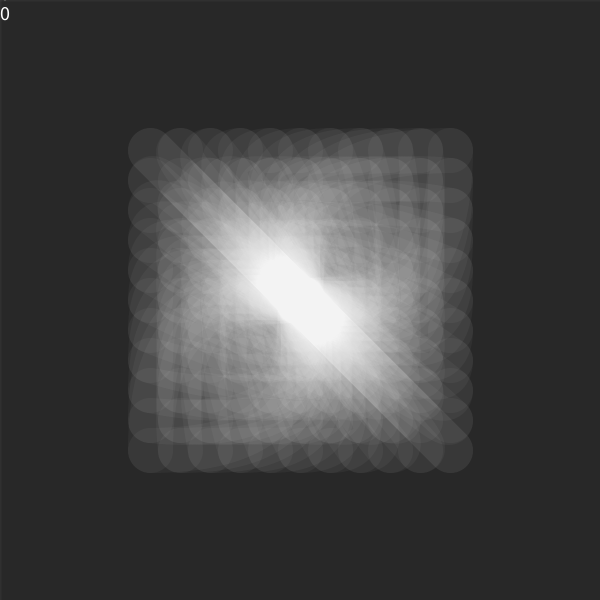
Frame 1 (no input)
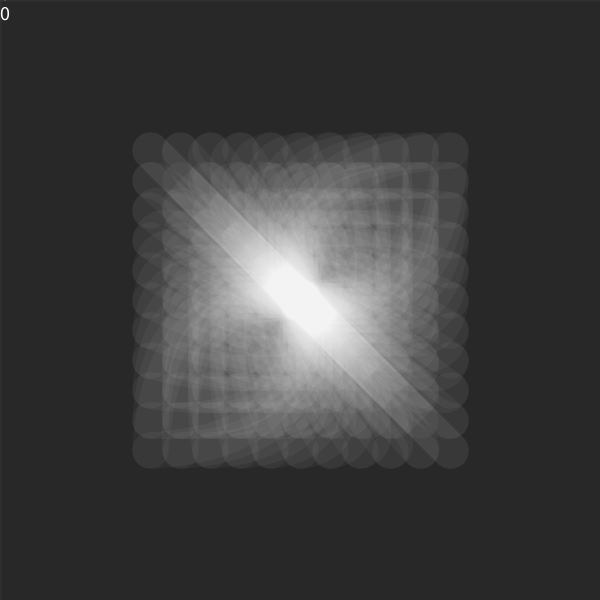
Frame 60 (the mouse pressed at the canvas centre just before this capture)
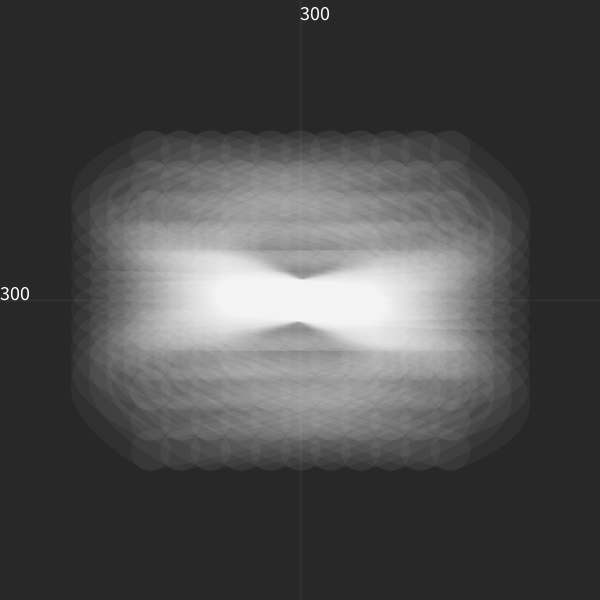
Frame 120 (the mouse held since frame 60 and released just before this capture)

The Processing sketch that drew these frames (run headless with seeded random() and noise(); from frame 60 on, the mouse is pressed at the canvas centre):

// Processing sketch: BezierSquare
// ── BezierSquare.pde
int rows = 10;
int files = 10;
float x; 
float y;


void setup() {
  size(600, 600);
  x=width/2;
  y=height/2;
}

void draw() {
  
  background(40, 40, 40);
  
  //Displaying the chosen x,y
  stroke(255,255,255,10);
  strokeWeight(2);
  line(mouseX,0,mouseX,height);
  line(0,mouseY,width,mouseY);
  
  fill(255,255,255);
  textSize(20);
  text(mouseX,0,mouseY);
  text(mouseY,mouseX,20);
  
  translate(width/4,height/4);
  bezierCrossRotating(width/2,height/2);
}

void bezierCrossMouse(float w,float h){
  
  x=mouseX; 
  y=mouseY;
  noFill();
  for (int i=0; i<files+1; i++) {
    for (int j=0; j<rows+1; j++) {
      strokeWeight(11+5*cos(frameCount/25.3));
      stroke(255, 255, 255, 10);
      bezier(i*w/files, j*h/rows, x, y, w-x, h-y,w-i*w/files, h - j*h/rows);
    }
  }
}
void bezierCrossRotating(float w,float h){
  x=w*pow(cos(frameCount/((mouseX/100)+10.1)),1);
  y=h*cos(frameCount/((mouseY/50)+10.1));
  noFill();
  for (int i=0; i<files+1; i++) {
    for (int j=0; j<rows+1; j++) {
      strokeWeight(40+5*cos(frameCount/25.3));
      stroke(255, 255, 255, 10);
      bezier(i*w/files, j*h/rows, x, y, w-x, h-y,w-i*w/files, h - j*h/rows);
    }
  }
}
